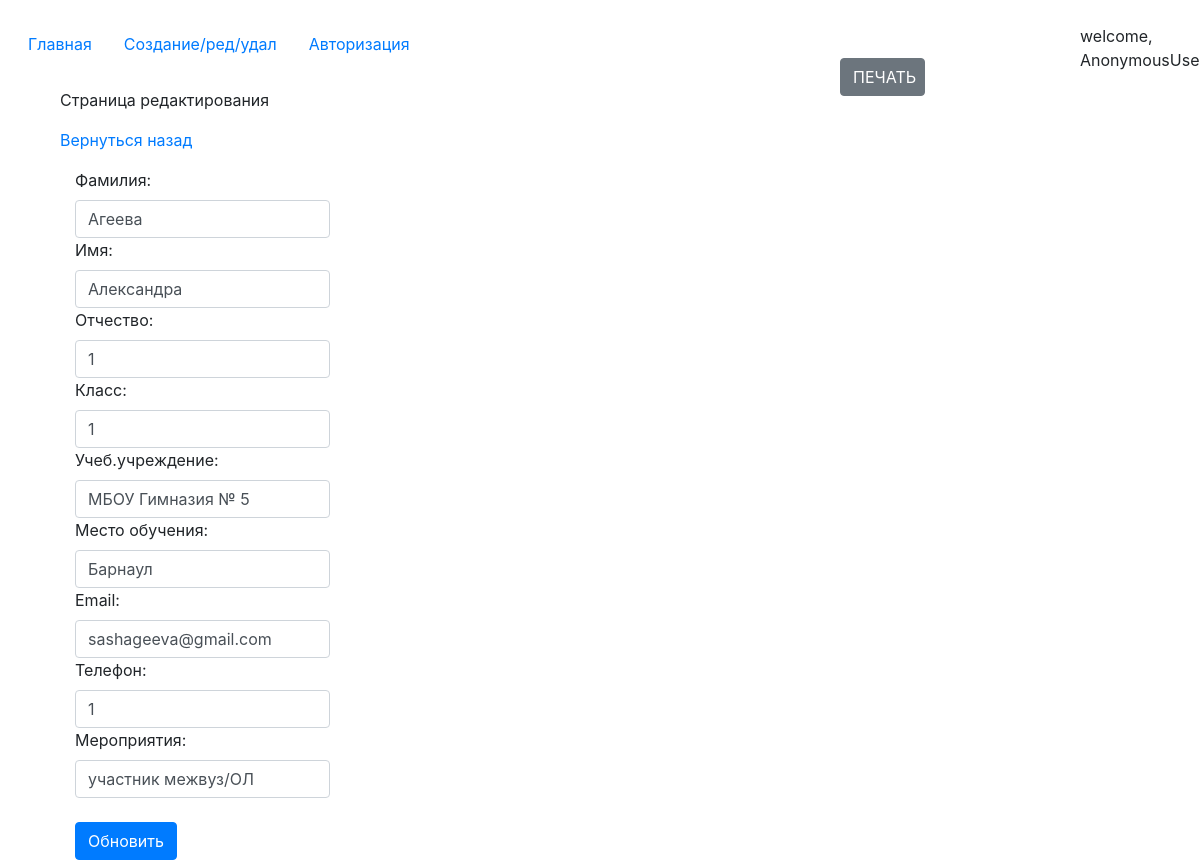
Screenshot of /update-page/7 with the database file from the repository.
### core/models.py (models this page shows, shortened)
class Records(models.Model):
    create_date = models.DateTimeField(auto_now = True)
    second_name = models.CharField(max_length = 15, verbose_name = "Фамилия")
    first_name = models.CharField(max_length=15, verbose_name="Имя")
    patronymic = models.CharField(max_length=20, verbose_name="Отчество")
    the_class = models.CharField(max_length=2, verbose_name="Класс")
    educational_institution = models.CharField(max_length=50, verbose_name="Учеб.учреждение")
    place_of_study = models.CharField(max_length=15, verbose_name="Место обучения")
    e_mail = models.CharField(max_length=20, verbose_name="Email")
    phone_number = models.CharField(max_length=11, verbose_name="Телефон")
    events = models.CharField(max_length=200, verbose_name="Мероприятия")
    class Meta:
        verbose_name = "запись"
        verbose_name_plural = "Записи"

### core/views.py (the view)
# urls.py: path('update-page/<int:pk>', views.RecordUpdateView.as_view(), name='update_page'),
class RecordUpdateView(UpdateView):
    model = Records
    template_name = 'edit_page.html'
    form_class = RecordForm
    success_url = reverse_lazy('edit_page')
    def get_context_data(self, **kwargs):
        kwargs['update'] = True
        return super().get_context_data(**kwargs)

### core/forms.py
class RecordForm(forms.ModelForm):
    class Meta:
        model = Records
        fields = '__all__'
    def __init__(self, *args, **kwargs):
        super().__init__(*args, **kwargs)
        for field in self.fields:
            self.fields[field].widget.attrs['class'] = 'form-control'

### templates/edit_page.html (shortened to what this page needs)
{% extends 'index.html' %}
{% block content %}
    <button style = ";width:85px;position: absolute;left:70%;top:6.8%;" class = "btn btn-secondary mb-4" onclick = "printEl()">ПЕЧАТЬ</button>
    {% if update %}
        <div style = "margin-left:5%">
        <p class = "mt-4">Страница редактирования</p>
        <p><a href = "{% url 'edit_page' %}">Вернуться назад</a></p>
        <form id = "update_data" method = "post">
        <div class ="col-3">
              {{ form }}
          </form>
        <button form = "update_data" type="submit" class="btn btn-primary mt-4">Обновить</button>
    </div>
    {% endif %}
{% endblock %}

### rows the page displays
Records: second_name "Агеева", first_name "Александра", patronymic "1", the_class "1", educational_institution "МБОУ Гимназия № 5", place_of_study "Барнаул", e_mail "sashageeva@gmail.com", phone_number "1", events "участник межвуз/ОЛ"
